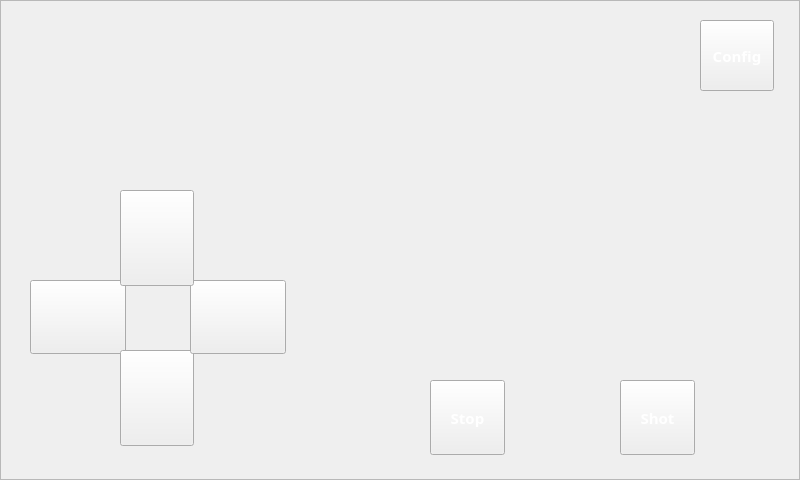
<?xml version="1.0" encoding="UTF-8"?>
<ui version="4.0">
 <class>MainWindow</class>
 <widget class="QMainWindow" name="MainWindow">
  <property name="geometry">
   <rect>
    <x>0</x>
    <y>0</y>
    <width>800</width>
    <height>480</height>
   </rect>
  </property>
  <property name="contextMenuPolicy">
   <enum>Qt::NoContextMenu</enum>
  </property>
  <property name="windowTitle">
   <string>MainWindow</string>
  </property>
  <widget class="QWidget" name="centralwidget">
   <widget class="QLabel" name="lbl_camerea">
    <property name="geometry">
     <rect>
      <x>250</x>
      <y>10</y>
      <width>320</width>
      <height>240</height>
     </rect>
    </property>
    <property name="layoutDirection">
     <enum>Qt::LeftToRight</enum>
    </property>
    <property name="text">
     <string/>
    </property>
    <property name="alignment">
     <set>Qt::AlignLeading|Qt::AlignLeft|Qt::AlignTop</set>
    </property>
   </widget>
   <widget class="QPushButton" name="btn_ctrl_left">
    <property name="geometry">
     <rect>
      <x>30</x>
      <y>280</y>
      <width>96</width>
      <height>74</height>
     </rect>
    </property>
    <property name="styleSheet">
     <string notr="true">
QWidget::enabled{
	background:url(:/png/res/ui/btn_ctrl_left.png);

	border-style:outer;
}
QWidget::checked{
	background:url(:/png/res/ui/btn_ctrl_left_1.png);
	border-style:outer;
}
</string>
    </property>
    <property name="text">
     <string/>
    </property>
    <property name="checkable">
     <bool>true</bool>
    </property>
   </widget>
   <widget class="QPushButton" name="btn_ctrl_right">
    <property name="geometry">
     <rect>
      <x>190</x>
      <y>280</y>
      <width>96</width>
      <height>74</height>
     </rect>
    </property>
    <property name="styleSheet">
     <string notr="true">
QWidget::enabled{
	background:url(:/png/res/ui/btn_ctrl_right.png);

	border-style:outer;
}
QWidget::checked{
	background:url(:/png/res/ui/btn_ctrl_right_1.png);
	border-style:outer;
}
</string>
    </property>
    <property name="text">
     <string/>
    </property>
    <property name="checkable">
     <bool>true</bool>
    </property>
   </widget>
   <widget class="QPushButton" name="btn_ctrl_down">
    <property name="geometry">
     <rect>
      <x>120</x>
      <y>350</y>
      <width>74</width>
      <height>96</height>
     </rect>
    </property>
    <property name="styleSheet">
     <string notr="true">
QWidget::enabled{
	background:url(:/png/res/ui/btn_ctrl_down.png);

	border-style:outer;
}
QWidget::checked{
	background:url(:/png/res/ui/btn_ctrl_down_1.png);
	border-style:outer;
}
</string>
    </property>
    <property name="text">
     <string/>
    </property>
    <property name="checkable">
     <bool>true</bool>
    </property>
   </widget>
   <widget class="QLabel" name="lbl_bg">
    <property name="geometry">
     <rect>
      <x>0</x>
      <y>0</y>
      <width>800</width>
      <height>480</height>
     </rect>
    </property>
    <property name="styleSheet">
     <string notr="true">background-image: url(:/png/res/ui/bg_1.png);
background-position:center;
background-repeat:norepeat;
</string>
    </property>
    <property name="text">
     <string/>
    </property>
   </widget>
   <widget class="QPushButton" name="btn_ctrl_up">
    <property name="geometry">
     <rect>
      <x>120</x>
      <y>190</y>
      <width>74</width>
      <height>96</height>
     </rect>
    </property>
    <property name="styleSheet">
     <string notr="true">QWidget::enabled{
	background:url(:/png/res/ui/btn_ctrl_up.png);

	border-style:outer;
}
QWidget::checked{
	background:url(:/png/res/ui/btn_ctrl_up_1.png);
	border-style:outer;
}
</string>
    </property>
    <property name="text">
     <string/>
    </property>
    <property name="checkable">
     <bool>true</bool>
    </property>
    <property name="checked">
     <bool>false</bool>
    </property>
    <property name="autoRepeat">
     <bool>false</bool>
    </property>
    <property name="autoExclusive">
     <bool>false</bool>
    </property>
   </widget>
   <widget class="QPushButton" name="btn_config">
    <property name="geometry">
     <rect>
      <x>700</x>
      <y>20</y>
      <width>74</width>
      <height>71</height>
     </rect>
    </property>
    <property name="font">
     <font>
      <family>NanumBarunGothic</family>
      <pointsize>11</pointsize>
      <weight>75</weight>
      <bold>true</bold>
     </font>
    </property>
    <property name="styleSheet">
     <string notr="true">QWidget::enabled{
	background:url(:/png/res/ui/btn_idle.png);
	border-style:outer;
}
QWidget::checked{
	background:url(:/png/res/ui/btn_press.png);
	border-style:outer;
}

QPushButton
{
   color:white;
}


</string>
    </property>
    <property name="text">
     <string>Config</string>
    </property>
    <property name="checkable">
     <bool>true</bool>
    </property>
   </widget>
   <widget class="QPushButton" name="btn_stop">
    <property name="geometry">
     <rect>
      <x>430</x>
      <y>380</y>
      <width>75</width>
      <height>75</height>
     </rect>
    </property>
    <property name="font">
     <font>
      <family>NanumBarunGothic</family>
      <pointsize>11</pointsize>
      <weight>75</weight>
      <bold>true</bold>
     </font>
    </property>
    <property name="styleSheet">
     <string notr="true">QWidget::enabled{
	background:url(:/png/res/ui/btn_idle.png);
	border-style:outer;
}
QWidget::checked{
	background:url(:/png/res/ui/btn_press.png);
	border-style:outer;
}

QPushButton
{
   color:white;
}


</string>
    </property>
    <property name="text">
     <string>Stop</string>
    </property>
    <property name="checkable">
     <bool>true</bool>
    </property>
   </widget>
   <widget class="QPushButton" name="btn_shot">
    <property name="geometry">
     <rect>
      <x>620</x>
      <y>380</y>
      <width>75</width>
      <height>75</height>
     </rect>
    </property>
    <property name="font">
     <font>
      <family>NanumBarunGothic</family>
      <pointsize>11</pointsize>
      <weight>75</weight>
      <bold>true</bold>
     </font>
    </property>
    <property name="styleSheet">
     <string notr="true">QWidget::enabled{
	background:url(:/png/res/ui/btn_idle.png);
	border-style:outer;
}
QWidget::checked{
	background:url(:/png/res/ui/btn_press.png);
	border-style:outer;
}

QPushButton
{
   color:white;
}


</string>
    </property>
    <property name="text">
     <string>Shot</string>
    </property>
    <property name="checkable">
     <bool>true</bool>
    </property>
   </widget>
   <widget class="QFrame" name="content_frame">
    <property name="enabled">
     <bool>true</bool>
    </property>
    <property name="geometry">
     <rect>
      <x>0</x>
      <y>0</y>
      <width>800</width>
      <height>480</height>
     </rect>
    </property>
    <property name="frameShape">
     <enum>QFrame::StyledPanel</enum>
    </property>
    <property name="frameShadow">
     <enum>QFrame::Raised</enum>
    </property>
   </widget>
   <zorder>lbl_bg</zorder>
   <zorder>btn_ctrl_left</zorder>
   <zorder>btn_ctrl_down</zorder>
   <zorder>btn_ctrl_right</zorder>
   <zorder>lbl_camerea</zorder>
   <zorder>btn_ctrl_up</zorder>
   <zorder>btn_config</zorder>
   <zorder>btn_stop</zorder>
   <zorder>btn_shot</zorder>
   <zorder>content_frame</zorder>
  </widget>
 </widget>
 <resources>
  <include location="../resource.qrc"/>
 </resources>
 <connections/>
</ui>
